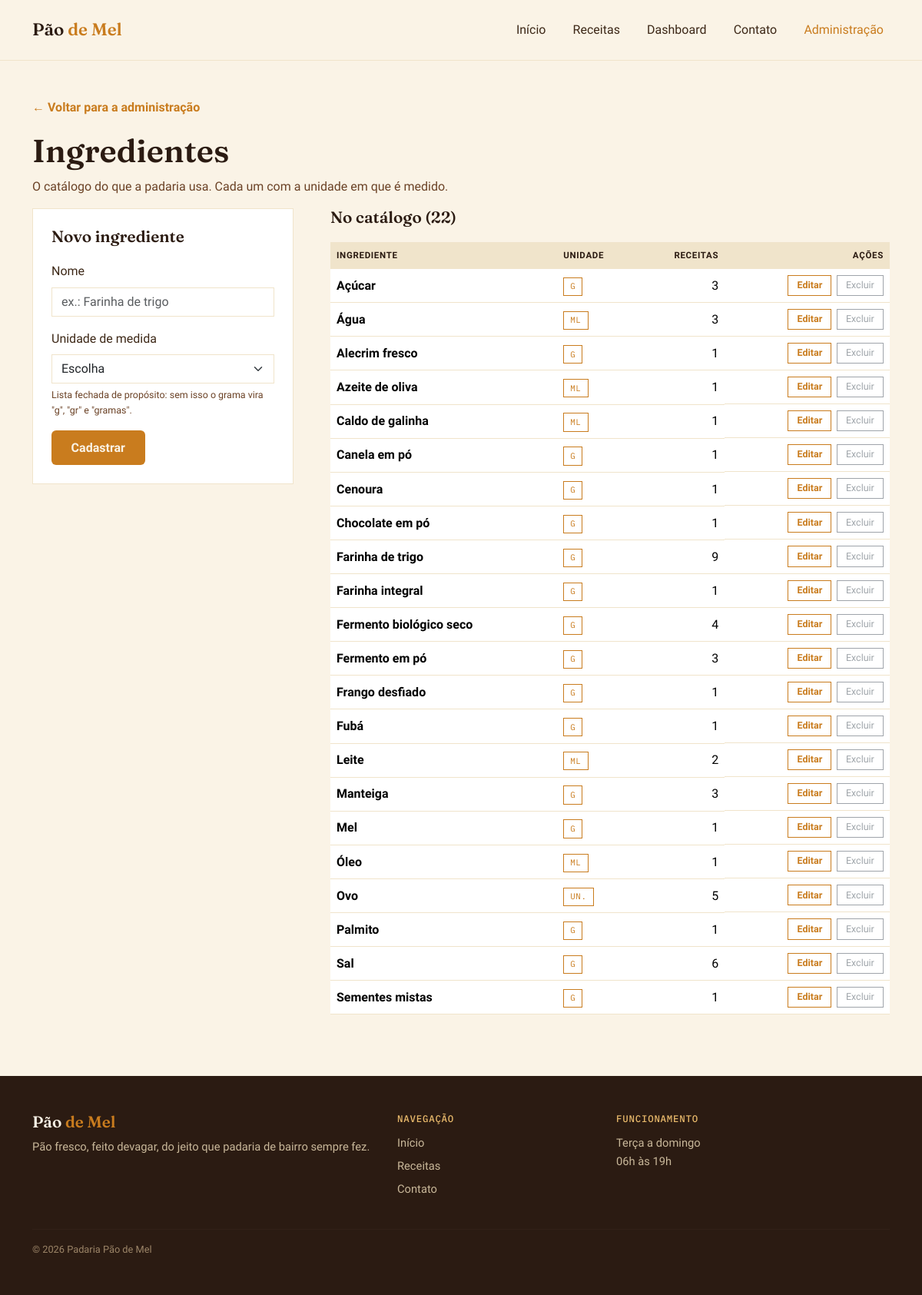
The app's page /admin/ingredientes.php with its own data.
### tables this page shows
CREATE TABLE ingredientes (
    id             INT AUTO_INCREMENT PRIMARY KEY,
    nome           VARCHAR(100) NOT NULL,
    unidade_medida VARCHAR(20)  NOT NULL
);

### includes/funcoes.php (called while the page is built, shortened)
<?php
function escapar(?string $texto): string
{
    return htmlspecialchars($texto ?? '', ENT_QUOTES, 'UTF-8');
}

### includes/crud-ingredientes.php (called while the page is built, shortened)
<?php
require_once __DIR__ . '/funcoes.php';
function listarIngredientes(PDO $pdo): array
{
    $sql = "SELECT i.id,
                   i.nome,
                   i.unidade_medida,
                   COUNT(ri.id_receita) AS receitas
            FROM ingredientes i
            LEFT JOIN receita_ingrediente ri ON ri.id_ingrediente = i.id
            GROUP BY i.id, i.nome, i.unidade_medida
            ORDER BY i.nome";
    return $pdo->query($sql)->fetchAll();
}

### admin/ingredientes.php (the view, shortened to what this page needs)
<?php
require_once __DIR__ . '/../includes/conexao.php';
require_once __DIR__ . '/../includes/crud-ingredientes.php';
$editando     = isset($_GET['editar']) ? buscarIngrediente($pdo, (int) $_GET['editar']) : null;
$ingredientes = listarIngredientes($pdo);
require __DIR__ . '/../includes/header.php';
?>
<section class="container page-header">
  <a href="index.php" class="voltar-link">← Voltar para a administração</a>
  <h1 class="page-title">Ingredientes</h1>
  <p class="page-subtitle">O catálogo do que a padaria usa. Cada um com a unidade em que é medido.</p>
</section>
<section class="container admin-tela">
  <div class="row g-5">
    <div class="col-lg-4">
      <div class="admin-form">
        <h2 class="section-title-sm">
          <?php echo $editando ? 'Editar ingrediente' : 'Novo ingrediente'; ?>
        </h2>
        <form method="post" action="ingredientes.php">
          <div class="mb-3">
            <label class="form-label" for="nome">Nome</label>
            <input type="text" class="form-control" id="nome" name="nome" required
                   maxlength="<?php echo INGREDIENTE_NOME_LIMITE; ?>"
                   value="<?php echo escapar($editando['nome'] ?? ''); ?>"
                   placeholder="ex.: Farinha de trigo">
          </div>
          <div class="mb-3">
            <label class="form-label" for="unidade_medida">Unidade de medida</label>
            <select class="form-select" id="unidade_medida" name="unidade_medida" required>
              <option value="">Escolha</option>
            </select>
            <small class="campo-dica">Lista fechada de propósito: sem isso o grama vira "g", "gr" e "gramas".</small>
          </div>
          <button type="submit" class="btn btn-honey">
            <?php echo $editando ? 'Salvar alterações' : 'Cadastrar'; ?>
          </button>
        </form>
      </div>
    </div>
    <div class="col-lg-8">
      <h2 class="section-title-sm">No catálogo (<?php echo count($ingredientes); ?>)</h2>
      <?php if (empty($ingredientes)): ?>
        <p class="sem-resultados">Nenhum ingrediente cadastrado ainda.</p>
      <?php else: ?>
        <div class="table-responsive">
          <table class="table table-hover align-middle admin-tabela">
            <thead>
              <tr>
                <th scope="col">Ingrediente</th>
                <th scope="col">Unidade</th>
                <th scope="col" class="text-end">Receitas</th>
                <th scope="col" class="text-end">Ações</th>
              </tr>
            </thead>
            <tbody>
              <?php foreach ($ingredientes as $ingrediente): ?>
                <?php $emUso = (int) $ingrediente['receitas'] > 0; ?>
                <tr>
                  <td><strong><?php echo escapar($ingrediente['nome']); ?></strong></td>
                  <td><span class="selo selo-ativo"><?php echo escapar($ingrediente['unidade_medida']); ?></span></td>
                  <td class="text-end"><?php echo (int) $ingrediente['receitas']; ?></td>
                  <td class="text-end acoes-linha">
                    <a href="ingredientes.php?editar=<?php echo (int) $ingrediente['id']; ?>"
                       class="btn btn-sm btn-outline-honey">Editar</a>
                    <?php if ($emUso): ?>
                      <button type="button" class="btn btn-sm btn-outline-secondary" disabled
                              title="Há receitas usando este ingrediente">Excluir</button>
                    <?php endif; ?>
                  </td>
                </tr>
              <?php endforeach; ?>
            </tbody>
          </table>
        </div>
      <?php endif; ?>
    </div>
  </div>
</section>
<?php require __DIR__ . '/../includes/footer.php'; ?>

### assets/css/style.css (style rules this page uses)
:root { --flour: #FAF3E6; --dough: #F0E4CB; --crust: #6B4226; --crust-dark: #2B1B12; --honey: #C97C1E; --honey-light: #E8B96B; --text-main: #3D2817; }
* { box-sizing: border-box; }
body { background: var(--flour); color: var(--text-main); font-family: 'Work Sans', sans-serif; line-height: 1.6; }
h1, h2, h3 { font-family: 'Fraunces', serif; font-weight: 600; color: var(--crust-dark); }
.btn-honey { background: var(--honey); border: none; color: var(--flour); font-weight: 600; padding: 0.65rem 1.6rem; border-radius: 6px; }
.btn-outline-honey { border: 1.5px solid var(--honey); color: var(--honey); font-weight: 600; padding: 0.6rem 1.5rem; border-radius: 6px; }
.section-title-sm { font-size: 1.3rem; margin-bottom: 1.2rem; }
.page-header { padding-top: 3rem; }
.page-title { font-size: clamp(1.8rem, 4vw, 2.6rem); }
.page-subtitle { color: var(--crust); max-width: 36rem; }
.voltar-link { display: inline-block; margin-bottom: 1.2rem; color: var(--honey); font-weight: 600; text-decoration: none; }
.admin-tela { margin-bottom: 4rem; }
.admin-form { background: #fff; border: 1px solid var(--dough); padding: 1.5rem; position: sticky; top: 5.5rem; }
.admin-form .form-control, .admin-form .form-select { border: 1px solid var(--dough); border-radius: 0; }
.campo-dica { display: block; margin-top: 0.3rem; font-size: 0.78rem; color: var(--crust); }
.admin-tabela thead th { background: var(--dough); color: var(--crust-dark); font-size: 0.72rem; letter-spacing: 0.06em; text-transform: uppercase; border-bottom: none; }
.admin-tabela tbody td { border-color: var(--dough); }
.selo { display: inline-block; padding: 0.15rem 0.5rem; font-family: 'IBM Plex Mono', monospace; font-size: 0.68rem; letter-spacing: 0.06em; text-transform: uppercase; border: 1px solid currentColor; }
.selo-ativo { color: var(--honey); }
.acoes-linha { display: flex; gap: 0.4rem; justify-content: flex-end; align-items: center; flex-wrap: nowrap; white-space: nowrap; }
.admin-tabela td.text-end, .admin-tabela th.text-end { white-space: nowrap; }
.admin-tabela .btn-sm { border-radius: 0; font-size: 0.78rem; padding: 0.2rem 0.7rem; }

### records on screen
ingredientes: nome "Açúcar", unidade_medida "G", receitas "3"
ingredientes: nome "Água", unidade_medida "ML", receitas "3"
ingredientes: nome "Alecrim fresco", unidade_medida "G", receitas "1"
ingredientes: nome "Azeite de oliva", unidade_medida "ML", receitas "1"
ingredientes: nome "Caldo de galinha", unidade_medida "ML", receitas "1"
ingredientes: nome "Canela em pó", unidade_medida "G", receitas "1"
ingredientes: nome "Cenoura", unidade_medida "G", receitas "1"
ingredientes: nome "Chocolate em pó", unidade_medida "G", receitas "1"
ingredientes: nome "Farinha de trigo", unidade_medida "G", receitas "9"
ingredientes: nome "Farinha integral", unidade_medida "G", receitas "1"
ingredientes: nome "Fermento biológico seco", unidade_medida "G", receitas "4"
ingredientes: nome "Fermento em pó", unidade_medida "G", receitas "3"
ingredientes: nome "Frango desfiado", unidade_medida "G", receitas "1"
ingredientes: nome "Fubá", unidade_medida "G", receitas "1"
ingredientes: nome "Leite", unidade_medida "ML", receitas "2"
ingredientes: nome "Manteiga", unidade_medida "G", receitas "3"
ingredientes: nome "Mel", unidade_medida "G", receitas "1"
ingredientes: nome "Óleo", unidade_medida "ML", receitas "1"
ingredientes: nome "Ovo", unidade_medida "UN.", receitas "5"
ingredientes: nome "Palmito", unidade_medida "G", receitas "1"
ingredientes: nome "Sal", unidade_medida "G", receitas "6"
ingredientes: nome "Sementes mistas", unidade_medida "G", receitas "1"

### other values on screen
count($ingredientes) "22"
